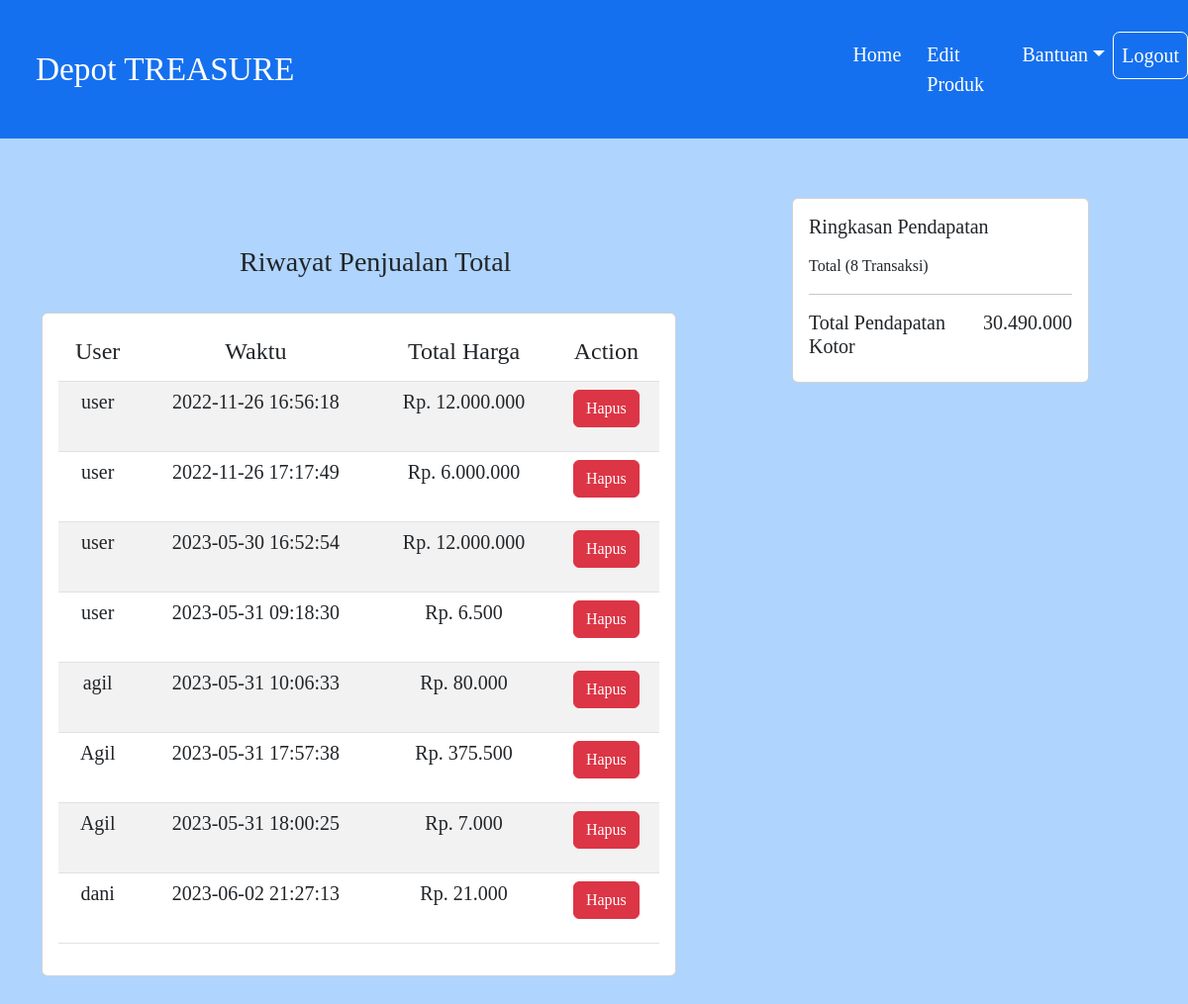
The page /riwayat_total.php (signed in) on the database its author committed.
### tables this page shows
CREATE TABLE `orderstatus` (
  `orderstatusid` int(11) NOT NULL,
  `waktu` datetime NOT NULL,
  `username` varchar(20) NOT NULL,
  `total_harga` int(10) NOT NULL
);

### riwayat_total.php (the view, shortened to what this page needs)
<html>
<head>
	<link href="https://cdn.jsdelivr.net/npm/bootstrap@5.2.1/dist/css/bootstrap.min.css" rel="stylesheet">
</head>
<body style="height: 70%; margin-bottom: 5%;background-color: #afd4fd; ">
	<nav class="navbar navbar-expand-lg" style="background-color: #1570ef; margin-bottom: 100px;" >
		  <div class="container-fluid" style="padding:2% 0 2% 0%; font-size: 15pt">
		    <a class="navbar-brand" href="#" style="color: white; padding-left: 3%;font-size: 25pt;">Depot TREASURE</a>
		    <div class="collapse navbar-collapse" id="navbarNavDropdown" style="padding-left: 45%">
		      <ul class="navbar-nav">
		        <li class="nav-item">
		          <a class="nav-link active" aria-current="page" href="index_admin.php" style="color: white; margin-right: 10px;">Home</a>
		        </li>
		        <li class="nav-item">
		          <a class="nav-link" href="index_admin.php" style="color: white"> Edit Produk</a>
		        </li>
		        <li class="nav-item dropdown">
		          <a class="nav-link dropdown-toggle" href="#" role="button" data-bs-toggle="dropdown" aria-expanded="false" style="color: white">Bantuan</a>
		        </li>
		       <li class="nav-item">
		        	<a class="nav-link" href="logout.php" style="color: white; background-color:#1570ef; border:1px solid white; border-radius: 7px;">Logout</a>
		        </li>
		      </ul>
		    </div>
		  </div>
		</nav>
       <section class="vh-100">
        <div class="container text-start pt-1">
            <div class="row pt-1">
                <div class="col-7">
                    <h3 style="margin-left: 200px;">Riwayat Penjualan Total</h3>
                    <div class="form-check">
                    </div>
                    <div class="card">
                        <div class="card-body">
                            <table class="table table-striped table-hover text-center">
                                <thead>
                                    <tr>
                                        <th scope="col">
                                            <h4>User</h4>
                                        </th>
                                        <th scope="col">
                                            <h4>Waktu</h4>
                                        </th>
                                        <th scope="col">
                                            <h4>Total Harga</h4>
                                        </th>
                                        <th scope="col">
                                            <h4>Action</h4>
                                        </th>
                                    </tr>
                                </thead>
                                <tbody>
                                    <?php
                                    include('koneksi.php');
                                    $sql = "SELECT * FROM orderstatus";
                                    $jumlah = 0;
                                    $totalharga = 0;
                                    $query    = mysqli_query($connect, $sql);
                                    while ($data = mysqli_fetch_array($query)) {
                                    ?>
                                        <tr>
                                            <td>
                                                <h5><?= $data['username'] ?></h5>
                                            </td>
                                            <td>
                                                <h5><?= $data['waktu'] ?></h5>
                                            </td>
                                            <td>
                                                <h5>Rp. <?= number_format($data['total_harga'], 0, "", ".") ?></h5>
                                            </td>
                                            <td>
                                                <form method="POST" action="riwayat_total_delete.php">
                                                <button type="submit" class="btn btn-danger" >Hapus</button>
                                                </form>
                                            </td>
                                        </tr>
                                    <?php
                                     $jumlah++;
                                $totalharga = $totalharga + $data['total_harga'];
                                    }
                                    ?>
                                </tbody>
                            </table>
                        </div>
                    </div>
                </div>
    </section>
    <div class="col-4 fixed-top offset-8 my-10 py-10" style="margin-top: 200px;">
                    <div class="card w-75">
                        <div class="card-body">
                            <h5 class="card-title">Ringkasan Pendapatan</h5>
                            <p class="card-text">
                            <div class="d-flex justify-content-between">
                                <div>Total (<?= $jumlah ?> Transaksi)</div>
                            </div>
                            </p>
                            <hr>
                            <h5 class="card-text pb-2">
                                <div class="d-flex justify-content-between">
                                    <div>Total Pendapatan Kotor</div>
                                    <div><?= number_format($totalharga, 0, "", ".") ?></div>
                                </div>
                            </h5>
                        </div>
                    </div>
                </div>
</body>
</html>

### riwayat_total.php (style rules this page uses)
* { font-family: 'Poppins'; }

### rows shown on the page
orderstatus: username "user", waktu "2022-11-26 16:56:18", total_harga "12.000.000"
orderstatus: username "user", waktu "2022-11-26 17:17:49", total_harga "6.000.000"
orderstatus: username "user", waktu "2023-05-30 16:52:54", total_harga "12.000.000"
orderstatus: username "user", waktu "2023-05-31 09:18:30", total_harga "6.500"
orderstatus: username "agil", waktu "2023-05-31 10:06:33", total_harga "80.000"
orderstatus: username "Agil", waktu "2023-05-31 17:57:38", total_harga "375.500"
orderstatus: username "Agil", waktu "2023-05-31 18:00:25", total_harga "7.000"
orderstatus: username "dani", waktu "2023-06-02 21:27:13", total_harga "21.000"

### other values the page prints
$jumlah "8"
$totalharga "30.490.000"
